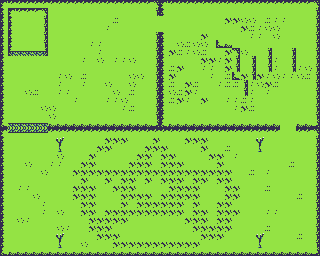

Below is a game level as drawn by its tile map, then a one-line description and the .tmx file that defines it, in full:
An orthogonal 40x32 tile map with 8x8 px tiles, 1 tile layer (Tile Layer 1).

<map version="1.10" tiledversion="1.11.2" orientation="orthogonal" renderorder="right-down" width="40" height="32" tilewidth="8" tileheight="8" infinite="0" nextlayerid="2" nextobjectid="1">
 <editorsettings>
  <export target="level_6.csv" format="csv" />
 </editorsettings>
 <tileset firstgid="1" source="main.tsx" />
 <layer id="1" name="Tile Layer 1" width="40" height="32">
  <data encoding="csv">
5,9,9,9,9,9,9,9,9,9,9,9,9,9,9,9,9,9,9,6,5,9,9,9,9,9,9,9,9,9,9,9,9,9,9,9,9,9,9,6,
3,5,9,9,9,6,2,2,2,2,2,2,2,2,2,2,2,2,2,8,3,2,2,2,2,2,2,2,2,2,2,2,2,2,2,2,2,2,2,8,
3,3,2,2,2,8,2,2,2,2,2,2,2,2,12,2,2,2,2,2,2,2,2,2,2,2,2,2,11,11,15,15,2,12,16,16,2,2,2,8,
3,3,2,2,2,8,2,2,2,2,2,2,2,16,2,2,2,2,2,2,2,2,2,2,2,2,2,2,2,2,11,12,16,15,15,2,2,2,2,8,
3,3,2,2,2,8,2,2,2,2,2,2,2,2,2,2,2,2,2,8,3,2,2,2,2,11,2,2,2,2,2,16,16,2,15,2,2,2,2,8,
3,3,2,2,2,8,2,2,2,2,2,16,16,2,2,2,2,2,2,8,3,2,15,12,15,15,2,4,10,2,2,2,2,2,2,2,2,2,2,8,
3,19,18,18,18,20,2,2,2,2,2,2,16,2,2,2,2,2,2,8,3,11,12,16,15,12,2,2,11,6,15,2,2,8,2,2,8,2,2,8,
3,2,2,2,2,2,2,2,2,2,16,2,15,2,16,16,15,2,2,8,3,2,2,2,2,11,11,16,11,8,2,8,2,8,16,2,8,2,2,8,
3,2,2,2,2,2,2,2,2,2,2,2,2,2,2,2,2,2,2,8,3,12,11,2,2,16,16,2,11,8,2,8,2,8,16,2,8,16,15,8,
3,2,2,2,2,2,2,16,15,2,12,2,2,2,2,2,15,15,2,8,3,11,2,2,2,2,16,2,12,4,11,8,11,16,15,16,16,15,12,8,
3,2,2,2,2,2,2,16,2,2,16,2,2,15,2,2,15,2,2,8,3,12,2,11,12,2,2,16,12,12,8,16,15,11,12,2,2,2,2,8,
3,2,2,15,12,2,2,16,16,2,2,2,2,2,15,2,12,2,2,8,3,15,12,11,16,2,2,2,2,2,8,16,2,16,2,2,2,2,2,8,
3,2,2,2,2,2,2,2,2,16,2,2,2,16,16,15,2,2,2,8,3,12,11,16,2,11,2,2,16,16,12,16,2,2,2,2,2,2,2,8,
3,2,2,2,2,15,15,2,2,2,2,2,2,2,2,16,12,2,2,8,3,2,2,2,2,2,2,2,2,16,11,12,2,2,2,2,2,2,2,8,
3,2,2,2,2,2,15,2,2,2,2,2,2,2,2,2,2,2,2,8,3,2,2,2,2,2,2,2,2,2,2,2,2,2,2,2,2,2,2,8,
4,18,18,18,18,18,10,10,10,10,10,10,10,10,10,10,10,10,10,7,4,10,10,10,10,10,10,10,10,10,10,10,10,10,10,2,2,10,10,7,
5,21,21,21,21,21,9,9,9,9,9,9,9,9,9,9,9,9,9,9,9,9,9,9,9,9,9,9,9,9,9,9,9,9,9,2,2,9,9,6,
3,2,2,2,2,2,2,13,2,2,2,2,2,11,11,11,2,2,2,11,2,2,2,11,11,11,2,2,2,2,2,2,13,2,2,2,2,2,2,8,
3,2,2,2,2,2,2,14,2,2,2,2,11,11,2,2,2,2,11,11,11,2,2,2,2,11,2,2,12,2,2,2,14,2,2,2,2,2,2,8,
3,2,2,2,2,2,2,15,2,2,2,11,2,2,2,2,2,11,11,2,11,11,2,2,2,2,11,11,2,16,2,2,2,2,2,2,2,2,2,8,
3,2,2,15,2,2,16,16,2,2,11,11,2,2,2,2,11,11,11,2,11,11,11,2,2,2,2,11,2,2,2,2,2,2,2,2,12,2,2,8,
3,2,2,2,2,15,2,2,2,11,11,11,11,11,11,11,11,11,11,11,11,11,11,11,11,11,11,11,11,2,2,12,2,16,2,2,2,2,2,8,
3,2,2,2,2,2,2,2,2,2,11,2,2,11,2,11,11,2,11,2,11,11,11,2,11,11,2,11,11,2,2,2,2,2,2,2,2,2,2,8,
3,2,16,16,2,2,2,2,2,11,11,11,2,2,11,11,11,2,2,2,2,11,11,11,11,2,2,2,11,11,2,2,2,12,2,2,2,2,2,8,
3,2,2,2,15,2,2,2,2,11,11,11,2,2,2,11,11,11,11,2,11,11,11,11,11,2,2,2,11,11,2,2,2,2,2,2,2,12,2,8,
3,2,2,2,2,16,2,2,2,2,11,11,2,2,2,11,2,11,11,11,11,11,11,2,11,2,2,11,11,2,2,2,2,2,2,2,2,2,2,8,
3,2,2,2,2,16,2,15,2,2,11,11,2,11,11,11,11,11,11,11,11,11,11,2,11,11,2,11,11,11,2,2,2,16,16,2,2,2,2,8,
3,2,15,16,2,2,2,2,2,2,2,11,11,11,11,11,2,2,2,2,2,2,2,11,11,11,2,11,11,2,2,2,2,2,2,2,2,2,2,8,
3,2,2,2,2,2,2,15,16,2,2,11,11,11,2,2,2,2,2,2,2,2,2,2,11,11,11,11,11,2,2,2,2,12,2,2,2,2,2,8,
3,2,2,2,2,2,2,13,2,2,2,2,11,11,11,2,2,2,2,2,2,2,2,2,2,11,11,11,2,2,2,2,13,2,2,2,2,12,2,8,
3,2,2,2,2,2,2,14,2,2,15,2,2,2,11,11,11,11,11,11,11,11,11,11,11,2,2,2,2,2,2,2,14,2,2,2,2,2,2,8,
4,10,10,10,10,10,10,10,10,10,10,10,10,10,10,10,10,10,10,10,10,10,10,10,10,10,10,10,10,10,10,10,10,10,10,10,10,10,10,7
</data>
 </layer>
</map>